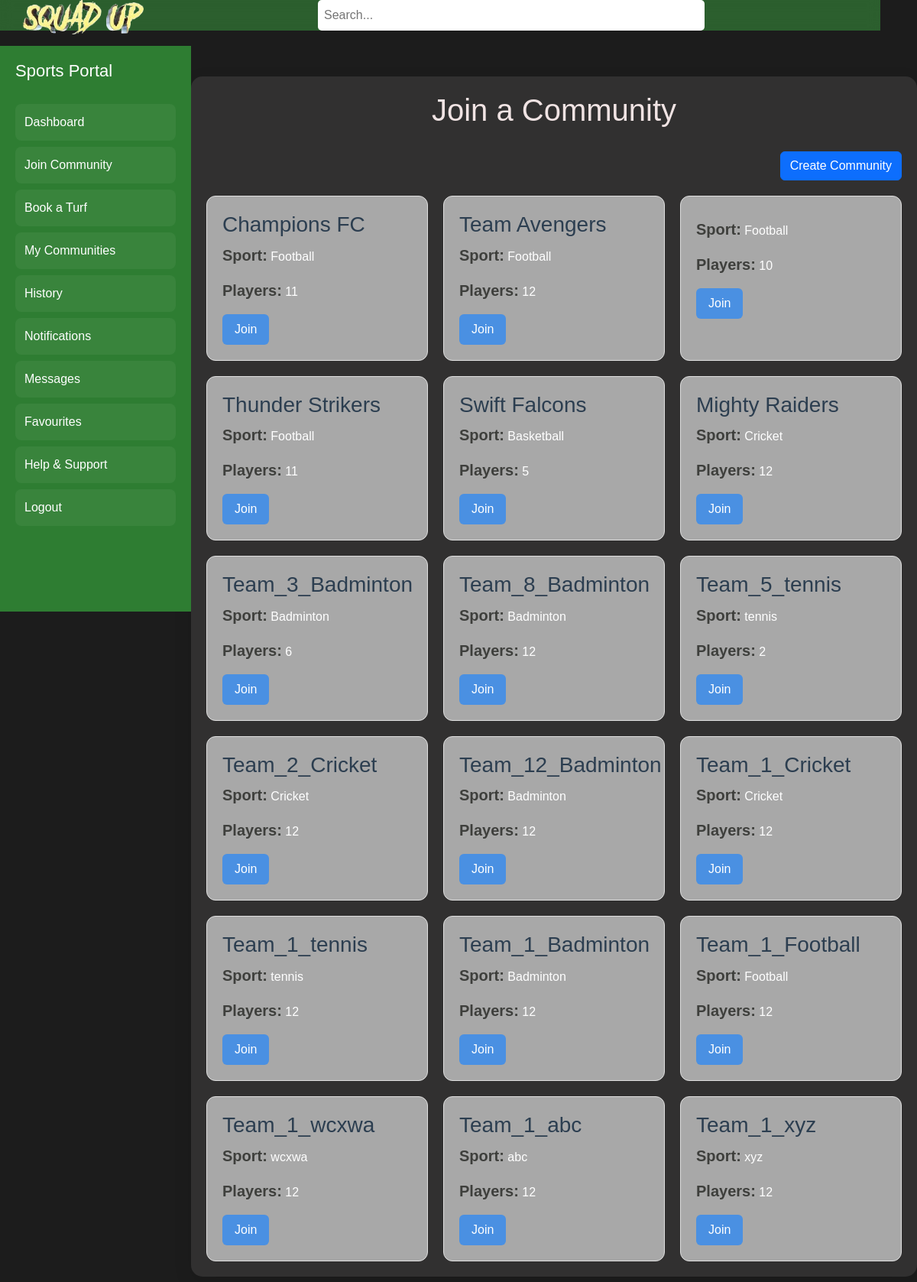
/join-community, run on the app's committed database.
### models.py (models this page shows, shortened)
class Community(db.Model):
    id = db.Column(db.Integer, primary_key=True)
    team_name = db.Column(db.String(100), nullable=True)  # Auto-generated if empty
    sport = db.Column(db.String(50), nullable=False)
    max_players = db.Column(db.Integer, nullable=False, default=12)
    turf_id = db.Column(db.Integer, db.ForeignKey('turf.id'), nullable=False)
    owner_id = db.Column(db.Integer, db.ForeignKey('user.id'), nullable=False)
    status = db.Column(db.String(20), default="active")  # "active" or "closed"
    turf = db.relationship('Turf', backref='communities')
    players = db.relationship('CommunityPlayers', backref='community', lazy=True, cascade="all, delete-orphan")
    __table_args__ = (db.UniqueConstraint('team_name', 'status', name='unique_active_team_name'),)

### app.py (the view)
@app.route('/join-community')
def join_community():
    communities = Community.query.all()
    return render_template('join_community.html', communities=communities)

### app.py (called while the page is built)
@app.before_request
def page_last_visited():
    excluded_routes = ['login', 'logout', 'static', 'register']
    if request.endpoint not in excluded_routes and request.method == 'GET':
        session['page_last_visited_url'] = request.path

### templates/join_community.html (shortened to what this page needs)
<!DOCTYPE html>
<html lang="en">
<head>
    <link href="https://cdn.jsdelivr.net/npm/bootstrap@5.3.0/dist/css/bootstrap.min.css" rel="stylesheet">
</head>
<body>
    <div class="header">
        <a href="{{ url_for('index') }}"><img src="/static/squadUp-logo.png" alt="Squad Up Logo"></a>
        <div class="search-container">
            <input type="text" placeholder="Search...">
        </div>
        <div class="icons">
            <button class="icon-button" title="Filters"></button>
            <button class="icon-button" title="Profile"></button>
        </div>
    </div>
    <div class="sidebar" id="sidebar">
        <button class="toggle-button" onclick="toggleSidebar()"></button>
        <h2>Sports Portal</h2>
        <a href="{{ url_for('player_dashboard') }}">Dashboard</a>
        <a href="{{ url_for('join_community') }}">Join Community</a>
        <a href="{{ url_for('select_turf_to_book') }}">Book a Turf</a>
        <a href="{{ url_for('my_communities') }}">My Communities</a>
        <a href="#">History</a>
        <a href="{{ url_for('notifications') }}">Notifications</a>
        <a href="#">Messages</a>
        <a href="#">Favourites</a>
        <a href="{{ url_for('help_and_support') }}">Help & Support</a>
        <a href="{{ url_for('logout') }}">Logout</a>
    </div>
    <div class="main" id="main">
        <div class="container">
            <h1>Join a Community</h1>
            <div class="create-btn">
                <button class="btn btn-primary" data-bs-toggle="modal" data-bs-target="#createCommunityModal">Create Community</button>
            </div>
            <div class="communities">
                {% for community in communities %}
                <div class="community-card">
                    <h3>{{ community.team_name }}</h3>
                    <p><strong>Sport:</strong> {{ community.sport }}</p>
                    <p><strong>Players:</strong> {{ community.max_players }}</p>
                    <form method="POST" action="{{ url_for('send_join_request') }}">
                        <button type="submit">Join</button>
                    </form>
                </div>
                {% endfor %}
            </div>
        </div>
    </div>
</body>
</html>

### templates/join_community.html (style rules this page uses)
body { font-family: 'Arial', sans-serif; background-color: #1c1c1c; color: #ffffff; margin: 0; padding: 0; }
.header { background-color: rgba(56, 142, 60, 0.598); color: white; padding: 10px 30px; display: flex; align-items: center; justify-content: space-between; position: fixed; top: 0; left: 0; width: 96vw; z-index: 1000; height: 40px; backdrop-filter: blur(8px); }
.header .search-container { flex: 1; display: flex; justify-content: center; margin-left: -20%; }
.header input[type="text"] { padding: 8px; width: 40%; border-radius: 5px; border: none; }
.header .icons { display: flex; align-items: center; justify-content: left; gap: 15px; margin-left: -20%; }
.header img { width: 70%; }
.icon-button { background-color: transparent; border: none; color: white; cursor: pointer; font-size: 30px; }
.sidebar { width: 250px; background-color: #2e7d32; color: white; height: calc(100vh - 60px); padding: 20px; box-sizing: border-box; position: fixed; top: 60px; left: 0; transition: width 0.3s ease; overflow-x: hidden; }
.sidebar h2 { color: #fff; font-size: 22px; margin-bottom: 30px; transition: opacity 0.3s ease; }
.sidebar a { display: block; color: white; text-decoration: none; padding: 12px; font-size: 16px; border-radius: 8px; margin-bottom: 8px; background-color: rgba(255, 255, 255, 0.05); transition: background-color 0.3s ease, transform 0.2s ease; }
.toggle-button { position: absolute; top: 10px; right: 10px; background-color: transparent; border: none; color: white; font-size: 20px; cursor: pointer; }
.main { margin-left: 250px; padding-top: 60px; transition: margin-left 0.3s ease; }
h1 { color: #a5d6a7; }
strong { font-size: 20px; color: #aed581; }
.container { max-width: 1000px; margin: 40px auto; padding: 20px; background-color: #313030; border-radius: 15px; box-shadow: 0 8px 24px rgba(0, 0, 0, 0.1); }
h1 { text-align: center; color: #f0e3e3; margin-bottom: 30px; }
.communities { display: grid; grid-template-columns: repeat(auto-fill, minmax(260px, 1fr)); gap: 20px; }
.community-card { background-color: #a8a8a8; border: 1px solid #e0e0e0; border-radius: 12px; padding: 20px; transition: box-shadow 0.2s; }
.community-card h3 { margin-top: 0; color: #2c3e50; }
.community-card p strong { margin: 5px 0; color: #3e3f3c; }
.community-card form { margin-top: 15px; }
.community-card button { padding: 8px 16px; background-color: #4a90e2; color: white; border: none; border-radius: 6px; cursor: pointer; transition: background-color 0.3s ease; }
.create-btn { display: flex; justify-content: flex-end; margin-bottom: 20px; }

### data on the page
Community: team_name "Champions FC", sport "Football", max_players "11"
Community: team_name "Team Avengers", sport "Football", max_players "12"
Community: sport "Football", max_players "10"
Community: team_name "Thunder Strikers", sport "Football", max_players "11"
Community: team_name "Swift Falcons", sport "Basketball", max_players "5"
Community: team_name "Mighty Raiders", sport "Cricket", max_players "12"
Community: team_name "Team_3_Badminton", sport "Badminton", max_players "6"
Community: team_name "Team_8_Badminton", sport "Badminton", max_players "12"
Community: team_name "Team_5_tennis", sport "tennis", max_players "2"
Community: team_name "Team_2_Cricket", sport "Cricket", max_players "12"
Community: team_name "Team_12_Badminton", sport "Badminton", max_players "12"
Community: team_name "Team_1_Cricket", sport "Cricket", max_players "12"
Community: team_name "Team_1_tennis", sport "tennis", max_players "12"
Community: team_name "Team_1_Badminton", sport "Badminton", max_players "12"
Community: team_name "Team_1_Football", sport "Football", max_players "12"
Community: team_name "Team_1_wcxwa", sport "wcxwa", max_players "12"
Community: team_name "Team_1_abc", sport "abc", max_players "12"
Community: team_name "Team_1_xyz", sport "xyz", max_players "12"
